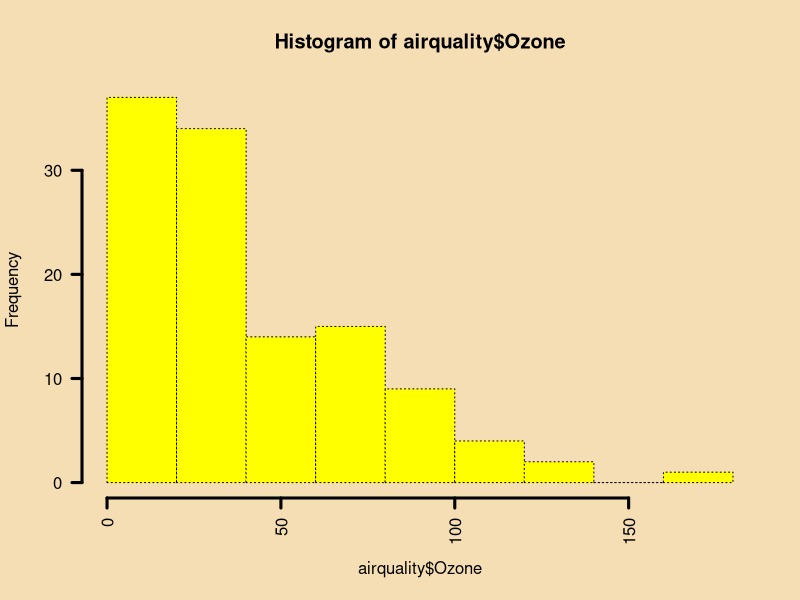
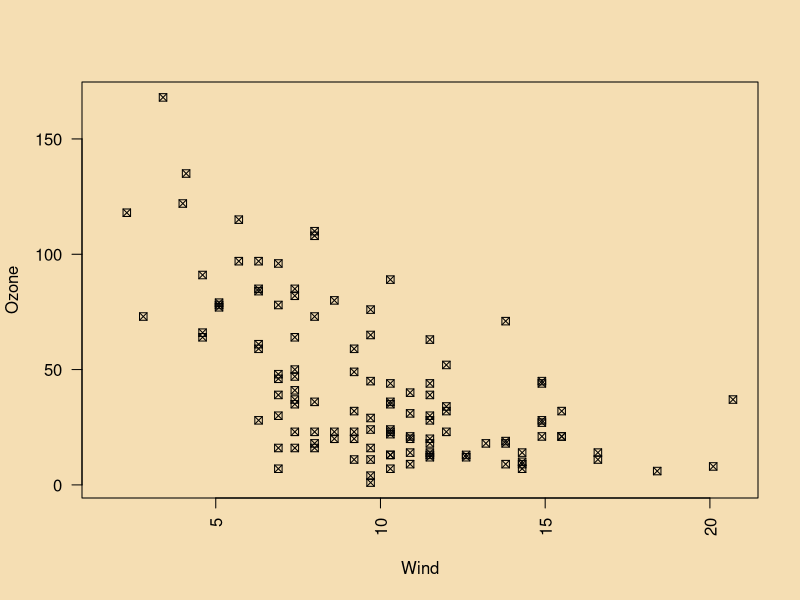
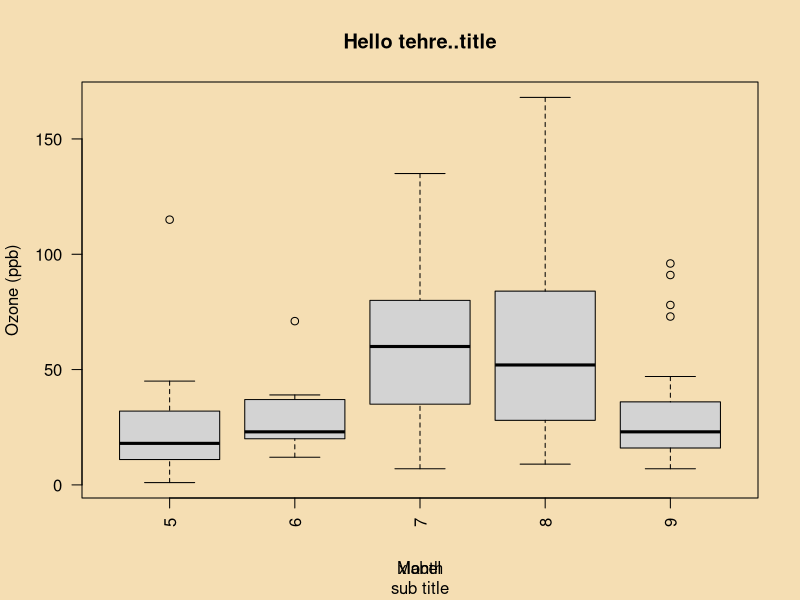
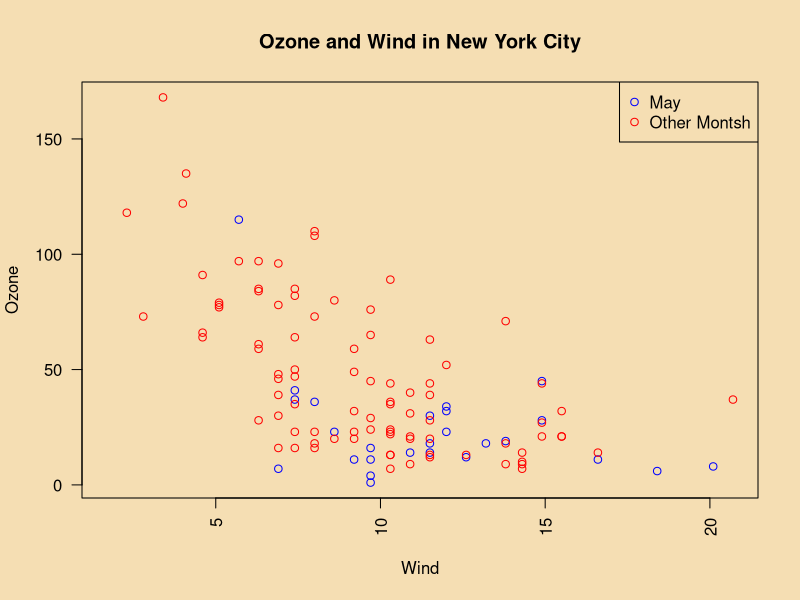
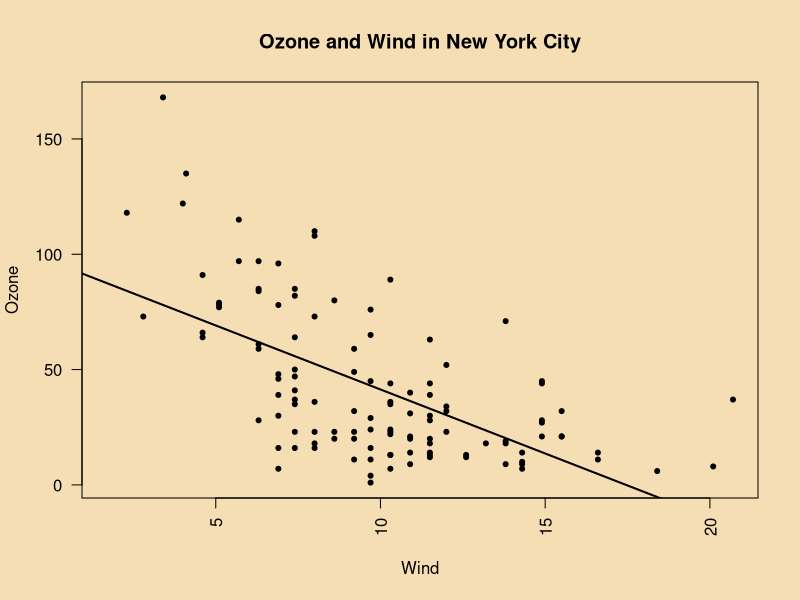
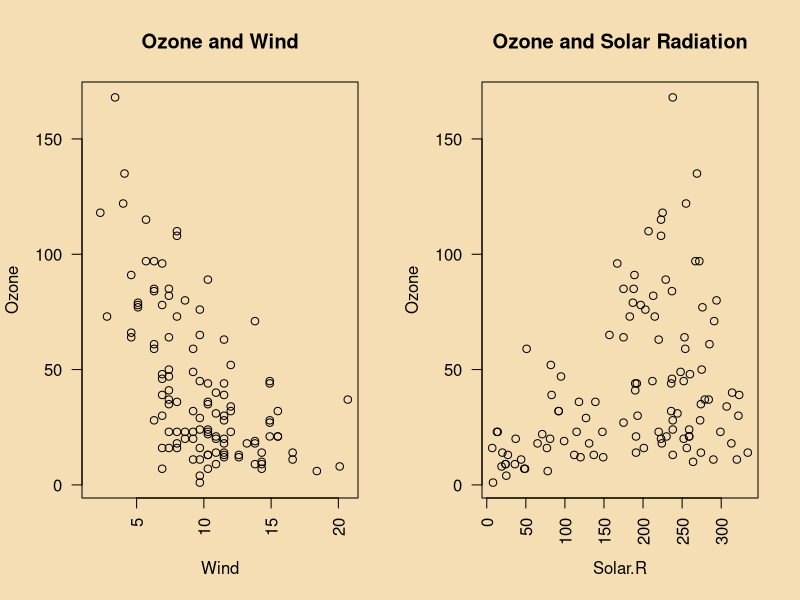
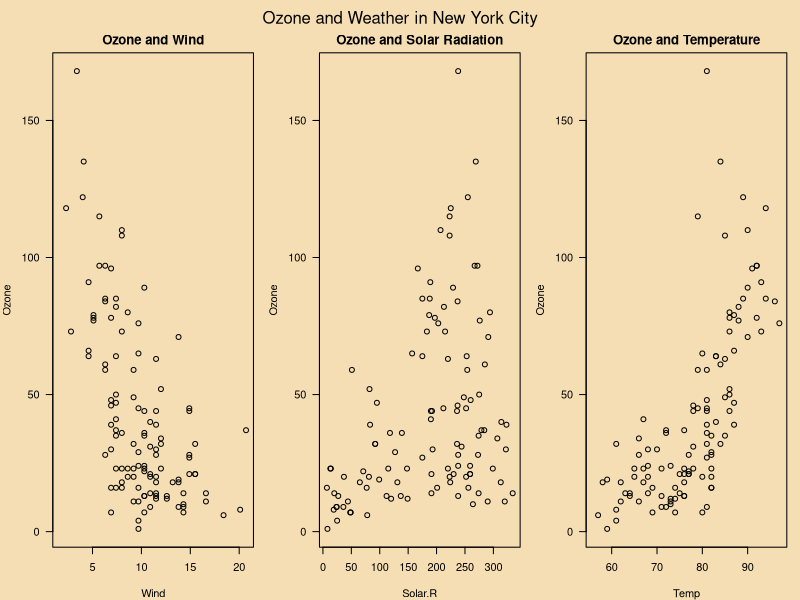

Write the R code that produced these figures, in order.
library(datasets)
par(bg="wheat", las=2, mfcol=c(1,1), pch=1)
hist(airquality$Ozone, lty="dotted", lwd=3, col="yellow")
with(airquality, plot(Wind, Ozone, pch=7))

airquality <- transform(airquality, Month=factor(Month))
boxplot(Ozone ~ Month, airquality, xlab="Month", ylab="Ozone (ppb)")


#plot
#lines
#points
points(70, 20)
# text
text(100, 0, "text label")
#title
title("Hello tehre..title", sub="sub title", xlab="xlabel")

#type =n doesnot print any marks..just initializes the plot
with(airquality, plot(Wind, Ozone, type="n", main="Ozone and Wind in New York City"))
with(subset(airquality, Month==5), points(Wind, Ozone, col="blue", pch=1))
with(subset(airquality, Month!=5), points(Wind, Ozone, col="red", pch=1))
legend("topright", pch=1, col=c("blue", "red"), legend=c("May", "Other Montsh"))

#another plot
with(airquality, plot(Wind, Ozone, main="Ozone and Wind in New York City", pch=20))
model <- lm(Ozone ~ Wind, airquality) # linear model
abline(model, lwd=2) # annotation function to draw a line given a model

#multiple plot
par(mfrow=c(1, 2))
with(airquality, {
    plot(Wind, Ozone, main="Ozone and Wind")
    plot(Solar.R, Ozone, main="Ozone and Solar Radiation")
})

# 3 plots

par(mfrow=c(1, 3), mar=c(4, 4, 2, 1), oma=c(0, 0, 2, 0), las=1)
with(airquality,{
    plot(Wind, Ozone, main="Ozone and Wind")
    plot(Solar.R, Ozone, main="Ozone and Solar Radiation")
    plot(Temp, Ozone, main="Ozone and Temperature")
    mtext("Ozone and Weather in New York City", outer=TRUE)
})